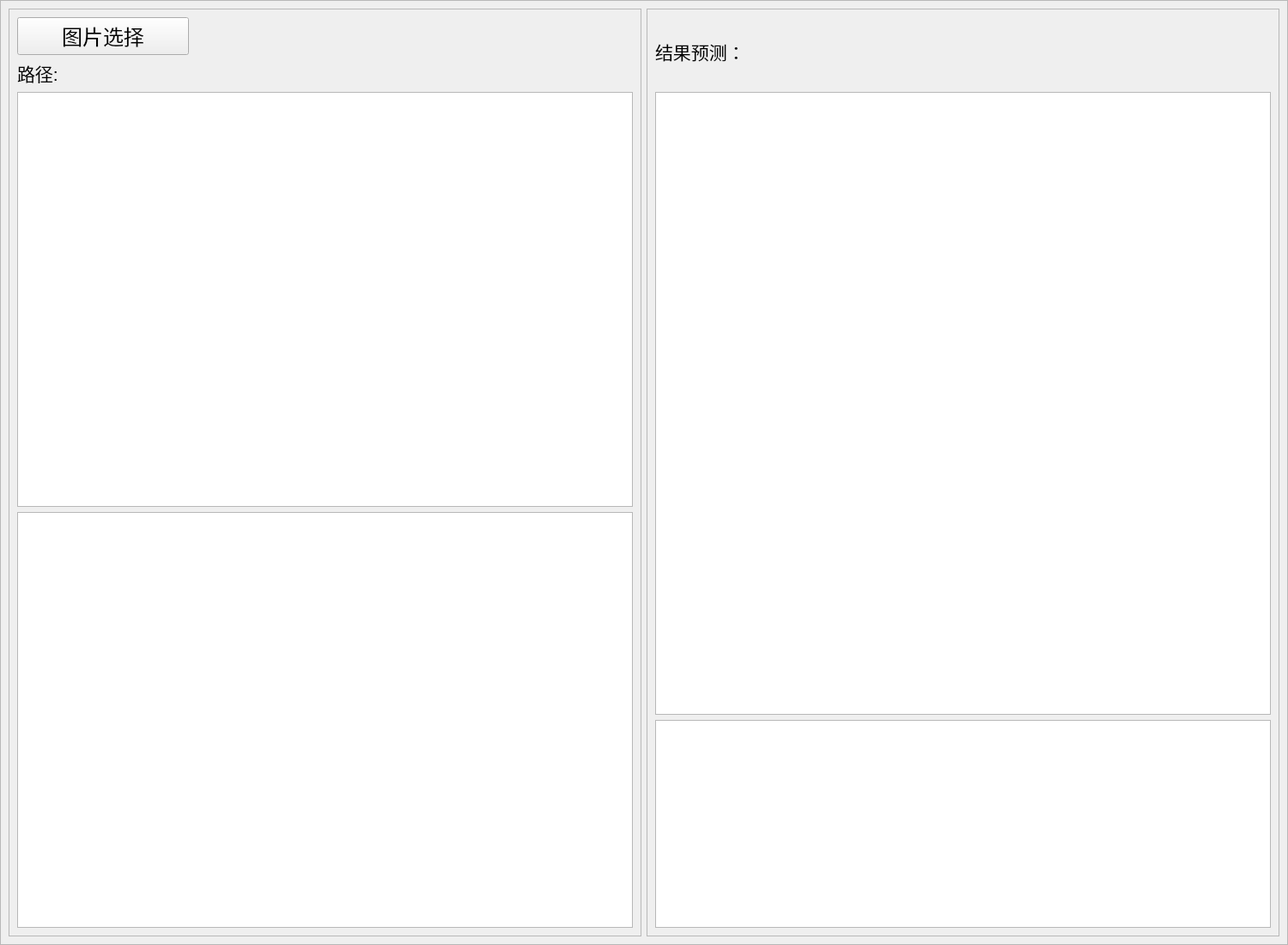
<?xml version="1.0" encoding="UTF-8"?>
<ui version="4.0">
 <class>MainWindow</class>
 <widget class="QMainWindow" name="MainWindow">
  <property name="geometry">
   <rect>
    <x>0</x>
    <y>0</y>
    <width>1500</width>
    <height>1100</height>
   </rect>
  </property>
  <property name="minimumSize">
   <size>
    <width>400</width>
    <height>400</height>
   </size>
  </property>
  <property name="windowTitle">
   <string>表情识别系统--GUI</string>
  </property>
  <widget class="QWidget" name="centralwidget">
   <layout class="QHBoxLayout" name="horizontalLayout">
    <property name="spacing">
     <number>0</number>
    </property>
    <property name="leftMargin">
     <number>0</number>
    </property>
    <property name="topMargin">
     <number>0</number>
    </property>
    <property name="rightMargin">
     <number>0</number>
    </property>
    <property name="bottomMargin">
     <number>0</number>
    </property>
    <item>
     <widget class="QFrame" name="frame">
      <property name="frameShape">
       <enum>QFrame::StyledPanel</enum>
      </property>
      <property name="frameShadow">
       <enum>QFrame::Raised</enum>
      </property>
      <layout class="QHBoxLayout" name="horizontalLayout_2" stretch="1,1">
       <item>
        <widget class="QFrame" name="frame_2">
         <property name="frameShape">
          <enum>QFrame::StyledPanel</enum>
         </property>
         <property name="frameShadow">
          <enum>QFrame::Raised</enum>
         </property>
         <layout class="QVBoxLayout" name="verticalLayout" stretch="1,6,6">
          <item>
           <layout class="QVBoxLayout" name="verticalLayout_3">
            <item>
             <spacer name="verticalSpacer_2">
              <property name="orientation">
               <enum>Qt::Vertical</enum>
              </property>
              <property name="sizeHint" stdset="0">
               <size>
                <width>20</width>
                <height>40</height>
               </size>
              </property>
             </spacer>
            </item>
            <item>
             <widget class="QPushButton" name="select">
              <property name="maximumSize">
               <size>
                <width>200</width>
                <height>16777215</height>
               </size>
              </property>
              <property name="font">
               <font>
                <family>SimSun-ExtB</family>
                <pointsize>18</pointsize>
               </font>
              </property>
              <property name="text">
               <string>图片选择</string>
              </property>
             </widget>
            </item>
            <item>
             <widget class="QLabel" name="path">
              <property name="minimumSize">
               <size>
                <width>0</width>
                <height>30</height>
               </size>
              </property>
              <property name="font">
               <font>
                <pointsize>16</pointsize>
               </font>
              </property>
              <property name="text">
               <string>路径:</string>
              </property>
             </widget>
            </item>
            <item>
             <spacer name="verticalSpacer_3">
              <property name="orientation">
               <enum>Qt::Vertical</enum>
              </property>
              <property name="sizeHint" stdset="0">
               <size>
                <width>20</width>
                <height>40</height>
               </size>
              </property>
             </spacer>
            </item>
           </layout>
          </item>
          <item>
           <widget class="QGraphicsView" name="Histogram"/>
          </item>
          <item>
           <widget class="QGraphicsView" name="pie"/>
          </item>
         </layout>
        </widget>
       </item>
       <item>
        <widget class="QFrame" name="frame_3">
         <property name="frameShape">
          <enum>QFrame::StyledPanel</enum>
         </property>
         <property name="frameShadow">
          <enum>QFrame::Raised</enum>
         </property>
         <layout class="QVBoxLayout" name="verticalLayout_2" stretch="1,9,3">
          <item>
           <layout class="QVBoxLayout" name="verticalLayout_4">
            <item>
             <spacer name="verticalSpacer">
              <property name="orientation">
               <enum>Qt::Vertical</enum>
              </property>
              <property name="sizeHint" stdset="0">
               <size>
                <width>20</width>
                <height>40</height>
               </size>
              </property>
             </spacer>
            </item>
            <item>
             <widget class="QLabel" name="result">
              <property name="minimumSize">
               <size>
                <width>0</width>
                <height>30</height>
               </size>
              </property>
              <property name="font">
               <font>
                <family>SimSun-ExtB</family>
                <pointsize>16</pointsize>
               </font>
              </property>
              <property name="text">
               <string>结果预测：</string>
              </property>
             </widget>
            </item>
            <item>
             <spacer name="verticalSpacer_4">
              <property name="orientation">
               <enum>Qt::Vertical</enum>
              </property>
              <property name="sizeHint" stdset="0">
               <size>
                <width>20</width>
                <height>40</height>
               </size>
              </property>
             </spacer>
            </item>
           </layout>
          </item>
          <item>
           <widget class="QGraphicsView" name="preview"/>
          </item>
          <item>
           <widget class="QTableView" name="info"/>
          </item>
         </layout>
        </widget>
       </item>
      </layout>
     </widget>
    </item>
   </layout>
  </widget>
 </widget>
 <resources/>
 <connections/>
</ui>
